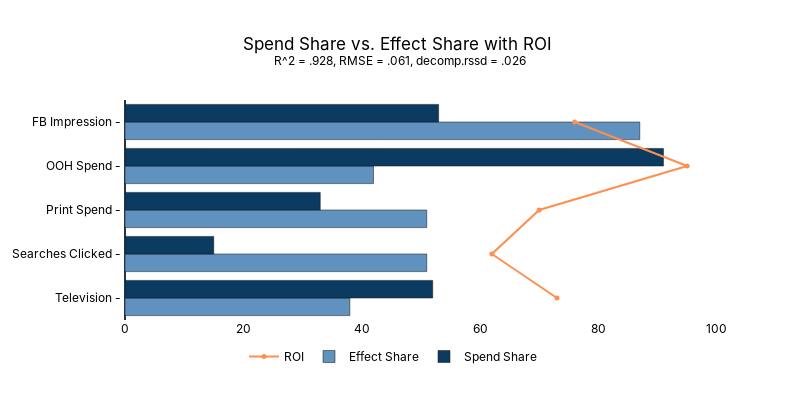

Notebook code for this chart:
### Code cell
import plotly.graph_objects as go

categories = ['Television - ', 'Searches Clicked - ', 'Print Spend - ', 'OOH Spend - ', 'FB Impression - ']
Spend_Share = [52,15,33,91,53]
Effect_Share = [38,51,51,42,87]
Total_ROI = [73,62,70,95,76]

fig = go.Figure()

fig.add_trace(
    go.Line(
        orientation = "h",
        x=Total_ROI,
        y=categories,
        marker_size = 5,
        marker_color='rgb(253, 144, 81)',
        name='ROI',
    ))

fig.add_trace(
    go.Bar(
        orientation = "h",
        x=Effect_Share,
        y=categories,
        marker_color='rgb(95, 146, 191)',
        name='Effect Share'
    ))

fig.add_trace(
    go.Bar(
        orientation = "h",
        x=Spend_Share,
        y=categories,
        marker_color='rgb(11, 59, 96)',
        name='Spend Share'
    ))

fig.update_layout(legend=dict(yanchor="top", y=-.1, xanchor="left", x=0.2, orientation='h'),
                  paper_bgcolor='white',
                  plot_bgcolor = 'white',
                  title_x = .5,
                  title_text = "Spend Share vs. Effect Share with ROI "
                          "<br><sup>R^2 = .928, RMSE = .061, decomp.rssd = .026<sup>",

                  showlegend = True,
                  height = 400,
                  width = 800,
                  # xaxis=dict(
                  #     # title_text="Y-axis Title",
                  #     # ticktext=["Very long label", "long label", "3", "label"],
                  #     tickvals=[0, 20, 40, 60, 80, 100],
                  #     # tickmode="array",
                  #     # titlefont=dict(size=30),
                  # ),
                  waterfallgroupgap = 0.0,
                  font_family = 'inter',
                  font_color='black')

fig.update_yaxes(showline=True, linewidth=2, linecolor='grey', gridcolor='grey')
fig.update_xaxes(showgrid=False)
fig.update_yaxes(showgrid=False,showline = False, linecolor = '#000')

fig.show()

fig.write_image('images/share_v_effect.png')

### Figure 1 — Plotly figure (JSON) as saved in the notebook; plotly's stock layout.template omitted (floating-point values rounded to 4 significant figures)
{"data": [{"name": "ROI", "orientation": "h", "x": [73, 62, 70, 95, 76], "y": ["Television - ", "Searches Clicked - ", "Print Spend - ", "OOH Spend - ", "FB Impression - "], "type": "scatter", "marker": {"size": 5, "color": "rgb(253, 144, 81)"}}, {"marker": {"color": "rgb(95, 146, 191)"}, "name": "Effect Share", "orientation": "h", "x": [38, 51, 51, 42, 87], "y": ["Television - ", "Searches Clicked - ", "Print Spend - ", "OOH Spend - ", "FB Impression - "], "type": "bar"}, {"marker": {"color": "rgb(11, 59, 96)"}, "name": "Spend Share", "orientation": "h", "x": [52, 15, 33, 91, 53], "y": ["Television - ", "Searches Clicked - ", "Print Spend - ", "OOH Spend - ", "FB Impression - "], "type": "bar"}], "layout": {"legend": {"yanchor": "top", "y": -0.1, "xanchor": "left", "x": 0.2, "orientation": "h"}, "title": {"x": 0.5, "text": "Spend Share vs. Effect Share with ROI <br><sup>R^2 = .928, RMSE = .061, decomp.rssd = .026<sup>"}, "font": {"family": "inter", "color": "black"}, "paper_bgcolor": "white", "plot_bgcolor": "white", "showlegend": true, "height": 400, "width": 800, "waterfallgroupgap": 0.0, "yaxis": {"showline": false, "linewidth": 2, "linecolor": "#000", "gridcolor": "grey", "showgrid": false}, "xaxis": {"showgrid": false}}}
